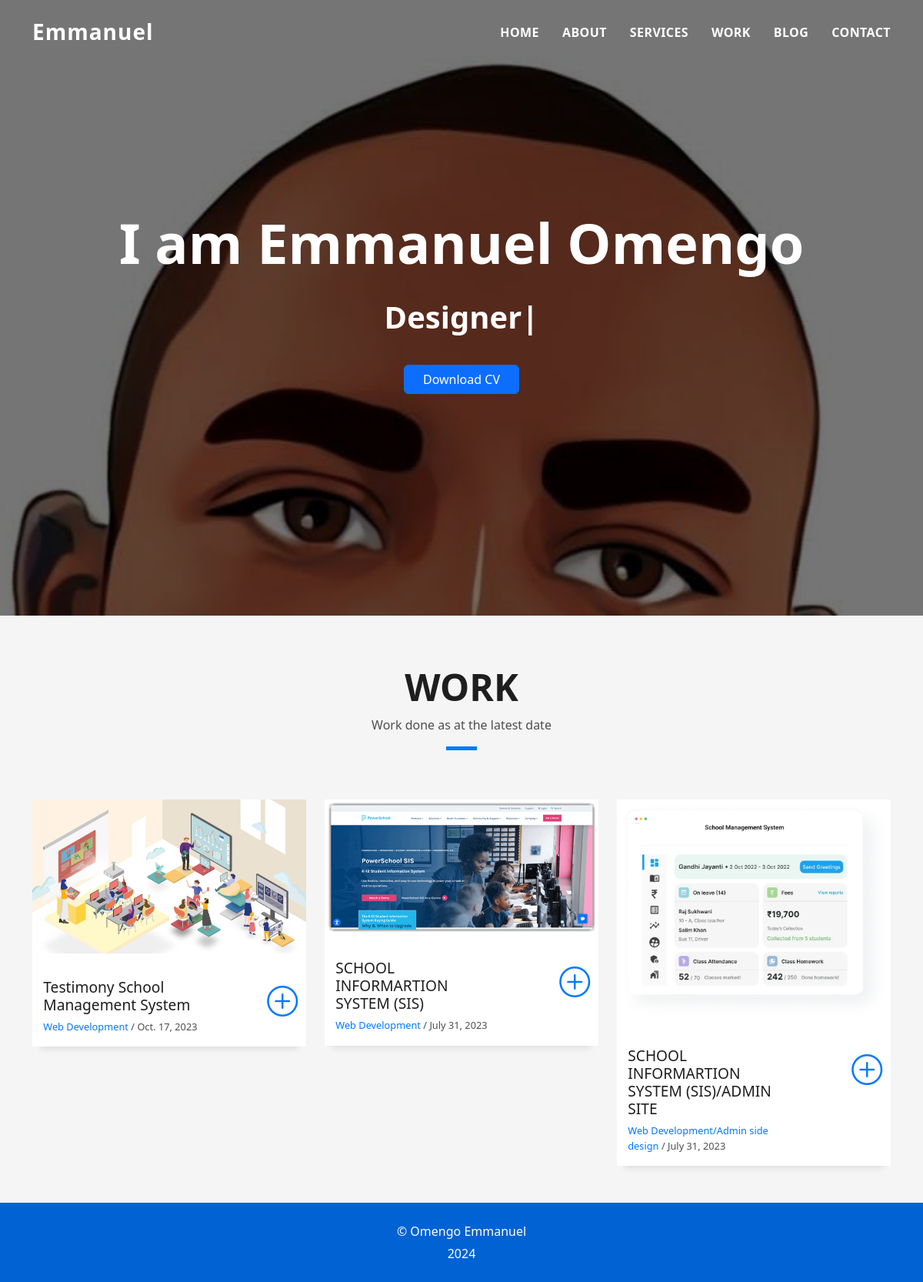
The app's page /work with its own data.
### resume/models.py (models this page shows, shortened)
class works(models.Model):
    Photo = models.ImageField(upload_to="uploads/work", default="upload/work/work.jpg")
    Name = models.CharField(max_length=100, null=False, blank=False, default="name")
    Type_of_Work = models.CharField(max_length=100, null=False, blank=False)
    date = models.DateField(default=timezone.now)

### resume/views.py (the view)
# urls.py: path('work', views.work, name="work"),
def work(request):
    workss = works.objects.all()
    return render(request, 'work.html', {'workss': workss})

### resume/templates/work.html (shortened to what this page needs)
{% extends 'layout.html' %}
{% load static %}
{% block body %}
  <main id="main">
    <section id="work" class="portfolio-mf sect-pt4 route">
      <div class="container">
        <div class="row">
          <div class="col-sm-12">
            <div class="title-box text-center">
              <h3 class="title-a">
                Work
              </h3>
              <p class="subtitle-a">
                Work done as at the latest date
              </p>
              <div class="line-mf"></div>
            </div>
          </div>
        </div>
          <div class="row">{% for s in workss %}
          <div class="col-md-4">
            <div class="work-box">
              <a href="/media/{{ s.Photo }}" data-gallery="portfolioGallery" class="portfolio-lightbox">
                <div class="work-img">
                  <img src="/media/{{ s.Photo }}" alt="" class="img-fluid">
                </div>
              </a>
              <div class="work-content">
                <div class="row">
                  <div class="col-sm-8">
                    <h2 class="w-title">{{ s.Name }}</h2>
                    <div class="w-more">
                      <span class="w-ctegory">{{ s.Type_of_Work }}</span> / <span class="w-date">{{ s.date }}</span>
                    </div>
                  </div>
                  <div class="col-sm-4">
                    <div class="w-like">
                      <a href="/workdetails"> <span class="bi bi-plus-circle"></span></a>
                    </div>
                  </div>
                </div>
              </div>
            </div>
          </div>{% endfor %}
        </div>
      </div>
    </section>
  </main>
  <footer>
    <div class="container">
      <div class="row">
        <div class="col-sm-12">
          <div class="copyright-box">
            <p class="copyright"> &copy; Omengo Emmanuel <strong></strong></p>
            <div class="credits">
                2024
            </div>
          </div>
        </div>
      </div>
    </div>
  </footer>
</body>
</html>
{% endblock %}

### resume/static/css/style.css (style rules this page uses)
body { background-color: #f5f5f5; color: #4e4e4e; }
h1, h2, h3, h4, h5, h6 { color: #1e1e1e; }
a { color: #1e1e1e; text-decoration: none; transition: all 0.5s ease-in-out; }
.box-shadow, .card-blog, .work-box, .service-box, .paralax-mf { box-shadow: 0 13px 8px -10px rgba(0, 0, 0, 0.1); }
.sect-pt4 { padding-top: 4rem; }
.title-box { margin-bottom: 4rem; }
.title-a { text-decoration: none; font-size: 3rem; font-weight: bold; text-transform: uppercase; }
.subtitle-a { text-decoration: none; color: #4e4e4e; }
.line-mf { width: 40px; height: 5px; background-color: #0078ff; margin: 0 auto; }
.work-box { margin-bottom: 3rem; -webkit-backface-visibility: hidden; backface-visibility: hidden; background-color: #fff; }
.work-img { display: block; overflow: hidden; }
.work-img img { transition: all 1s; }
.work-content { padding: 2rem 3% 1rem 4%; }
.work-content .w-more { color: #4e4e4e; font-size: 0.8rem; }
.work-content .w-more .w-ctegory { color: #0078ff; }
.work-content .w-like { font-size: 2.5rem; color: #0078ff; float: right; }
.work-content .w-like a { color: #0078ff; }
.w-title { font-size: 1.2rem; }
footer { text-align: center; color: #fff; padding: 25px 0; background: #0062d3; }
footer .copyright { margin-bottom: 0.3rem; }
footer .credits { margin-bottom: 0; }

### records on screen
works: Photo (picture), Name "Testimony School Management System", Type_of_Work "Web Development", date "Oct. 17, 2023"
works: Photo (picture), Name "SCHOOL INFORMARTION SYSTEM (SIS)", Type_of_Work "Web Development", date "July 31, 2023"
works: Photo (picture), Name "SCHOOL INFORMARTION SYSTEM (SIS)/ADMIN SITE", Type_of_Work "Web Development/Admin side design", date "July 31, 2023"
